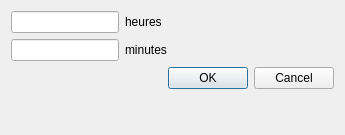
<?xml version="1.0" encoding="UTF-8"?>
<ui version="4.0">
 <class>editduree</class>
 <widget class="QDialog" name="editduree">
  <property name="geometry">
   <rect>
    <x>0</x>
    <y>0</y>
    <width>345</width>
    <height>135</height>
   </rect>
  </property>
  <property name="windowTitle">
   <string>Dialog</string>
  </property>
  <layout class="QFormLayout" name="formLayout">
   <item row="6" column="1">
    <widget class="QDialogButtonBox" name="buttonBox">
     <property name="orientation">
      <enum>Qt::Horizontal</enum>
     </property>
     <property name="standardButtons">
      <set>QDialogButtonBox::Cancel|QDialogButtonBox::Ok</set>
     </property>
    </widget>
   </item>
   <item row="3" column="1">
    <widget class="QLabel" name="label">
     <property name="text">
      <string>heures</string>
     </property>
    </widget>
   </item>
   <item row="3" column="0">
    <widget class="QLineEdit" name="heure"/>
   </item>
   <item row="4" column="0">
    <widget class="QLineEdit" name="minute"/>
   </item>
   <item row="4" column="1">
    <widget class="QLabel" name="label_2">
     <property name="text">
      <string>minutes</string>
     </property>
    </widget>
   </item>
  </layout>
 </widget>
 <resources/>
 <connections>
  <connection>
   <sender>buttonBox</sender>
   <signal>accepted()</signal>
   <receiver>editduree</receiver>
   <slot>accept()</slot>
   <hints>
    <hint type="sourcelabel">
     <x>248</x>
     <y>254</y>
    </hint>
    <hint type="destinationlabel">
     <x>157</x>
     <y>274</y>
    </hint>
   </hints>
  </connection>
  <connection>
   <sender>buttonBox</sender>
   <signal>rejected()</signal>
   <receiver>editduree</receiver>
   <slot>reject()</slot>
   <hints>
    <hint type="sourcelabel">
     <x>316</x>
     <y>260</y>
    </hint>
    <hint type="destinationlabel">
     <x>286</x>
     <y>274</y>
    </hint>
   </hints>
  </connection>
 </connections>
</ui>
